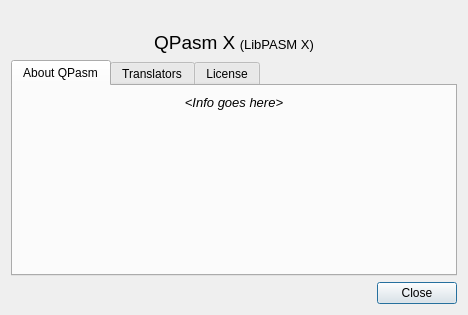
<?xml version="1.0" encoding="UTF-8"?>
<ui version="4.0">
 <class>AboutDialog</class>
 <widget class="QDialog" name="AboutDialog">
  <property name="geometry">
   <rect>
    <x>0</x>
    <y>0</y>
    <width>468</width>
    <height>315</height>
   </rect>
  </property>
  <property name="windowTitle">
   <string>About QPasm</string>
  </property>
  <property name="windowIcon">
   <iconset resource="qpasm.qrc">
    <normaloff>:/res/img/qpasm.png</normaloff>:/res/img/qpasm.png</iconset>
  </property>
  <property name="modal">
   <bool>true</bool>
  </property>
  <layout class="QVBoxLayout" name="verticalLayout_2">
   <item>
    <widget class="QLabel" name="label">
     <property name="text">
      <string/>
     </property>
     <property name="pixmap">
      <pixmap resource="qpasm.qrc">:/res/img/qpasm_logo.png</pixmap>
     </property>
     <property name="alignment">
      <set>Qt::AlignCenter</set>
     </property>
    </widget>
   </item>
   <item>
    <widget class="QLabel" name="labelVersion">
     <property name="text">
      <string notr="true">&lt;!DOCTYPE HTML PUBLIC &quot;-//W3C//DTD HTML 4.0//EN&quot; &quot;http://www.w3.org/TR/REC-html40/strict.dtd&quot;&gt;
&lt;html&gt;&lt;head&gt;&lt;meta name=&quot;qrichtext&quot; content=&quot;1&quot; /&gt;&lt;style type=&quot;text/css&quot;&gt;
p, li { white-space: pre-wrap; }
&lt;/style&gt;&lt;/head&gt;&lt;body style=&quot; font-family:'Sans'; font-size:10pt; font-weight:400; font-style:normal;&quot;&gt;
&lt;p style=&quot; margin-top:0px; margin-bottom:0px; margin-left:0px; margin-right:0px; -qt-block-indent:0; text-indent:0px;&quot;&gt;&lt;span style=&quot; font-size:14pt;&quot;&gt;QPasm X&lt;/span&gt;&lt;span style=&quot; font-size:12pt;&quot;&gt; &lt;/span&gt;(LibPASM X)&lt;/p&gt;&lt;/body&gt;&lt;/html&gt;</string>
     </property>
     <property name="alignment">
      <set>Qt::AlignCenter</set>
     </property>
    </widget>
   </item>
   <item>
    <widget class="QTabWidget" name="tabWidget">
     <property name="tabPosition">
      <enum>QTabWidget::North</enum>
     </property>
     <property name="currentIndex">
      <number>0</number>
     </property>
     <widget class="QWidget" name="tab">
      <attribute name="title">
       <string>About QPasm</string>
      </attribute>
      <layout class="QVBoxLayout" name="verticalLayout">
       <item>
        <widget class="QLabel" name="labelAbout">
         <property name="sizePolicy">
          <sizepolicy hsizetype="MinimumExpanding" vsizetype="MinimumExpanding">
           <horstretch>0</horstretch>
           <verstretch>0</verstretch>
          </sizepolicy>
         </property>
         <property name="text">
          <string notr="true">&lt;!DOCTYPE HTML PUBLIC &quot;-//W3C//DTD HTML 4.0//EN&quot; &quot;http://www.w3.org/TR/REC-html40/strict.dtd&quot;&gt;
&lt;html&gt;&lt;head&gt;&lt;meta name=&quot;qrichtext&quot; content=&quot;1&quot; /&gt;&lt;style type=&quot;text/css&quot;&gt;
p, li { white-space: pre-wrap; }
&lt;/style&gt;&lt;/head&gt;&lt;body style=&quot; font-family:'Sans'; font-size:10pt; font-weight:400; font-style:normal;&quot;&gt;
&lt;p align=&quot;center&quot; style=&quot; margin-top:0px; margin-bottom:0px; margin-left:0px; margin-right:0px; -qt-block-indent:0; text-indent:0px;&quot;&gt;&lt;span style=&quot; font-style:italic;&quot;&gt;&amp;lt;Info goes here&amp;gt;&lt;/span&gt;&lt;/p&gt;&lt;/body&gt;&lt;/html&gt;</string>
         </property>
         <property name="alignment">
          <set>Qt::AlignLeading|Qt::AlignLeft|Qt::AlignTop</set>
         </property>
         <property name="wordWrap">
          <bool>true</bool>
         </property>
         <property name="openExternalLinks">
          <bool>true</bool>
         </property>
        </widget>
       </item>
      </layout>
     </widget>
     <widget class="QWidget" name="tabTranslators">
      <attribute name="title">
       <string>Translators</string>
      </attribute>
      <layout class="QVBoxLayout" name="verticalLayout_4">
       <item>
        <widget class="QTextBrowser" name="translatorsText">
         <property name="styleSheet">
          <string notr="true">QTextBrowser {background: transparent;
border: none;}</string>
         </property>
        </widget>
       </item>
      </layout>
     </widget>
     <widget class="QWidget" name="tab_2">
      <attribute name="title">
       <string>License</string>
      </attribute>
      <layout class="QVBoxLayout" name="verticalLayout_3">
       <item>
        <widget class="QPlainTextEdit" name="licenseText">
         <property name="styleSheet">
          <string notr="true">QPlainTextEdit {background: transparent;
border: none;}</string>
         </property>
         <property name="readOnly">
          <bool>true</bool>
         </property>
         <property name="plainText">
          <string notr="true">&lt;LGPL v3 license text&gt;</string>
         </property>
        </widget>
       </item>
      </layout>
     </widget>
    </widget>
   </item>
   <item>
    <widget class="QDialogButtonBox" name="buttonBox">
     <property name="orientation">
      <enum>Qt::Horizontal</enum>
     </property>
     <property name="standardButtons">
      <set>QDialogButtonBox::Close</set>
     </property>
    </widget>
   </item>
  </layout>
 </widget>
 <resources>
  <include location="qpasm.qrc"/>
 </resources>
 <connections>
  <connection>
   <sender>buttonBox</sender>
   <signal>accepted()</signal>
   <receiver>AboutDialog</receiver>
   <slot>accept()</slot>
   <hints>
    <hint type="sourcelabel">
     <x>248</x>
     <y>254</y>
    </hint>
    <hint type="destinationlabel">
     <x>157</x>
     <y>274</y>
    </hint>
   </hints>
  </connection>
  <connection>
   <sender>buttonBox</sender>
   <signal>rejected()</signal>
   <receiver>AboutDialog</receiver>
   <slot>reject()</slot>
   <hints>
    <hint type="sourcelabel">
     <x>316</x>
     <y>260</y>
    </hint>
    <hint type="destinationlabel">
     <x>286</x>
     <y>274</y>
    </hint>
   </hints>
  </connection>
 </connections>
</ui>
